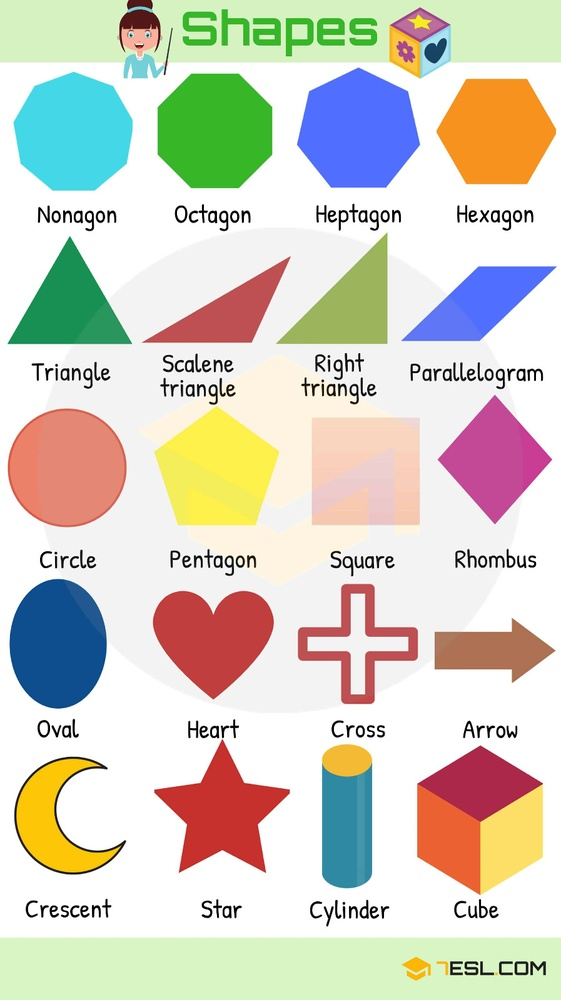
#> input picture tasks/shapes.jpeg, 561 x 1000 px, shrunk from 897 x 1600 before the run
$ python task2.py
#> lines starting #> are read from the running program, lines starting #| are printed output that depends on the picture; after the words box and inside, x2 and y2 are one past the last pixel; in counts of white or black regions, pixels touching at a corner belong together
import cv2
import numpy as np

image = cv2.imread('shapes.jpeg')
#> image is the input picture: shape (1000, 561, 3); mean B, G, R 196.4, 210, 212.6
lower_blue = np.array([90, 50, 190])
upper_blue = np.array([94, 200, 255])
hsv = cv2.cvtColor(image, cv2.COLOR_BGR2HSV)
#> hsv: shape (1000, 561, 3); mean H, S, V 36.2, 61.1, 232.5
#lower_pink = np.array([0, 20, 150])
#upper_pink = np.array([20, 50, 255])
mask = cv2.inRange(hsv, lower_blue, upper_blue)
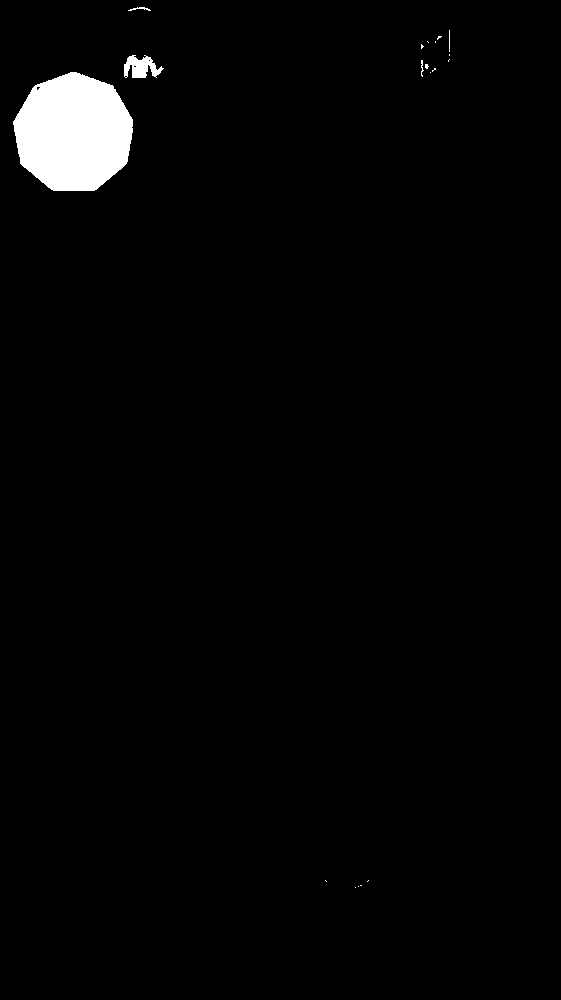
#> mask: shape (1000, 561); 2.1% white; 19 white regions (14 under 20 px), largest, box (x1, y1, x2, y2) and area: (13, 72, 133, 191) 10993, (124, 55, 164, 78) 555, (128, 7, 151, 11) 40, (421, 60, 424, 77) 26, (449, 30, 450, 52) 22
#mask2 = cv2.inRange(hsv, lower_pink, upper_pink)
#mask = cv2.bitwise_or(mask, mask2)
cv2.namedWindow('Original Image', cv2.WINDOW_NORMAL)
cv2.namedWindow('Blue Shapes Mask', cv2.WINDOW_NORMAL)
cv2.imshow('Original Image', image)
cv2.imshow('Blue Shapes Mask', mask)
cv2.waitKey(0)
cv2.destroyAllWindows()
